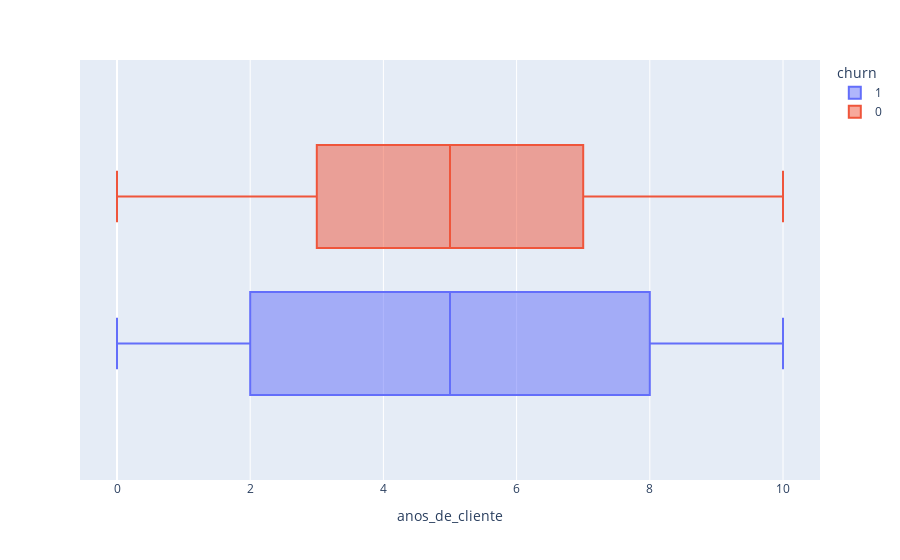

Write notebook code for a chart like this one.
### Code cell
px.box(dados, x='anos_de_cliente', color='churn')

### Figure 1 — Plotly figure (JSON) as saved in the notebook; plotly's stock layout.template omitted (floating-point values rounded to 4 significant figures; data arrays with more than 128 entries replaced by an {"elided": "..."} marker saying what was removed)
{"data": [{"alignmentgroup": "True", "hovertemplate": "churn=1<br>anos_de_cliente=%{x}<extra></extra>", "legendgroup": "1", "marker": {"color": "#636efa"}, "name": "1", "notched": false, "offsetgroup": "1", "orientation": "h", "showlegend": true, "type": "box", "x": {"elided": "2037 int values"}, "x0": " ", "xaxis": "x", "y0": " ", "yaxis": "y"}, {"alignmentgroup": "True", "hovertemplate": "churn=0<br>anos_de_cliente=%{x}<extra></extra>", "legendgroup": "0", "marker": {"color": "#EF553B"}, "name": "0", "notched": false, "offsetgroup": "0", "orientation": "h", "showlegend": true, "type": "box", "x": {"elided": "7963 int values"}, "x0": " ", "xaxis": "x", "y0": " ", "yaxis": "y"}], "layout": {"boxmode": "group", "legend": {"title": {"text": "churn"}, "tracegroupgap": 0}, "margin": {"t": 60}, "xaxis": {"anchor": "y", "domain": [0, 1], "title": {"text": "anos_de_cliente"}}, "yaxis": {"anchor": "x", "domain": [0, 1]}}}
